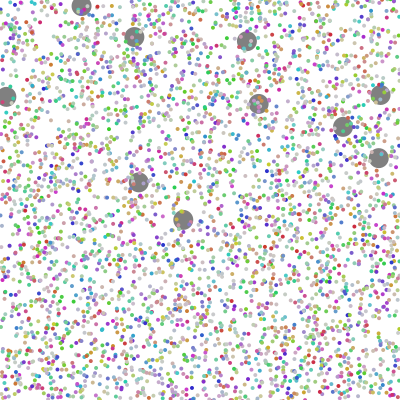
Frame 1 (no input)
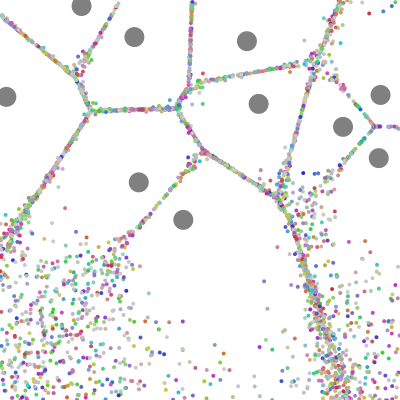
Frame 60 (the mouse pressed at the canvas centre just before this capture)
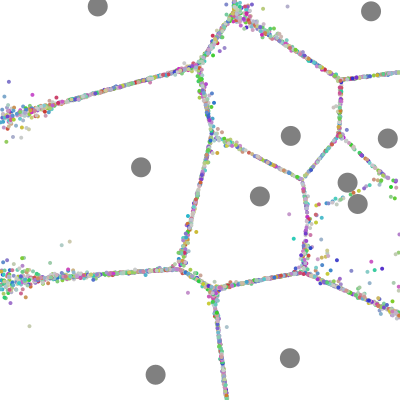
Frame 120 (the mouse held since frame 60 and released just before this capture)

The Processing sketch that drew these frames (run headless with seeded random() and noise(); from frame 60 on, the mouse is pressed at the canvas centre):

// Processing sketch: processing_7571
// ── processing_7571.pde

// Emergent Voronoi 
// based on an algorithm presented by Coates 
// Alasdair Turner 2010 
 
PVector [] nodes; 
PVector [] particles; 
color [] colors;
PVector [][] field; 
 
void setup() 
{ 
  size(400,400); 
  colorMode(HSB);
  smooth(); 
  nodes = new PVector [10]; 
  colors = new color [4000];
  particles = new PVector [4000]; 
  field = new PVector [width][height]; 
  reset(); 
  frameRate(24); 
} 
 
void draw() 
{ 
  background(255); 
  noStroke(); 
  fill(128); 
  for (int i = 0; i < nodes.length; i++) { 
    ellipse(nodes[i].x,nodes[i].y,20,20); 
  } 
  for (int i = 0; i < particles.length; i++) { 
    int x = round(particles[i].x); 
    int y = round(particles[i].y); 
    if (x > 0 && x < width && y > 0 && y < height) { 
      fill(colors[i]);
      particles[i].add(field[x][y]);
      ellipse(particles[i].x,particles[i].y,4,4); 
    } 
  } 
} 
 
void mousePressed() 
{ 
  reset(); 
} 
 
void reset() 
{ 
  background(0); 
  for (int i = 0; i < nodes.length; i++) { 
    nodes[i] = new PVector(random(0,width),random(0,height)); 
  } 
  for (int i = 0; i < particles.length; i++) { 
    colors[i] = color(random(255),random(204),204);
    particles[i] = new PVector(random(0,width),random(0,height)); 
  } 
  // Although this is perhaps against the spirit of  
  // an "emergent" voronoi pattern, I precalculate a  
  // vector field to move the particles 
  // If I had a massively parallel computer, I would  
  // be stricter, and let each particle determine its 
  // own distance from the nearest node.  But I don't! 
  for (int x = 0; x < width; x++) { 
    for (int y = 0; y < height; y++) { 
      int nearest_node = -1; 
      float nearest_dist = 0.0f; 
      int nnearest_node = -1; 
      float nnearest_dist = 0.0f; 
      field[x][y] = new PVector(); 
      for (int i = 0; i < nodes.length; i++) { 
        float d = dist(x,y,nodes[i].x,nodes[i].y); 
        if (nearest_node == -1 || d < nearest_dist) { 
          nnearest_node = nearest_node; 
          nnearest_dist = nearest_dist; 
          nearest_node = i; 
          nearest_dist = d; 
        } 
        else if (nnearest_node == -1 || d < nnearest_dist) { 
          nnearest_node = i; 
          nnearest_dist = d; 
        } 
      } 
      field[x][y] = new PVector(x-nodes[nearest_node].x,y-nodes[nearest_node].y); 
      field[x][y].mult(0.1*(nnearest_dist-nearest_dist)/(nnearest_dist+nearest_dist)); 
    } 
  } 
} 
